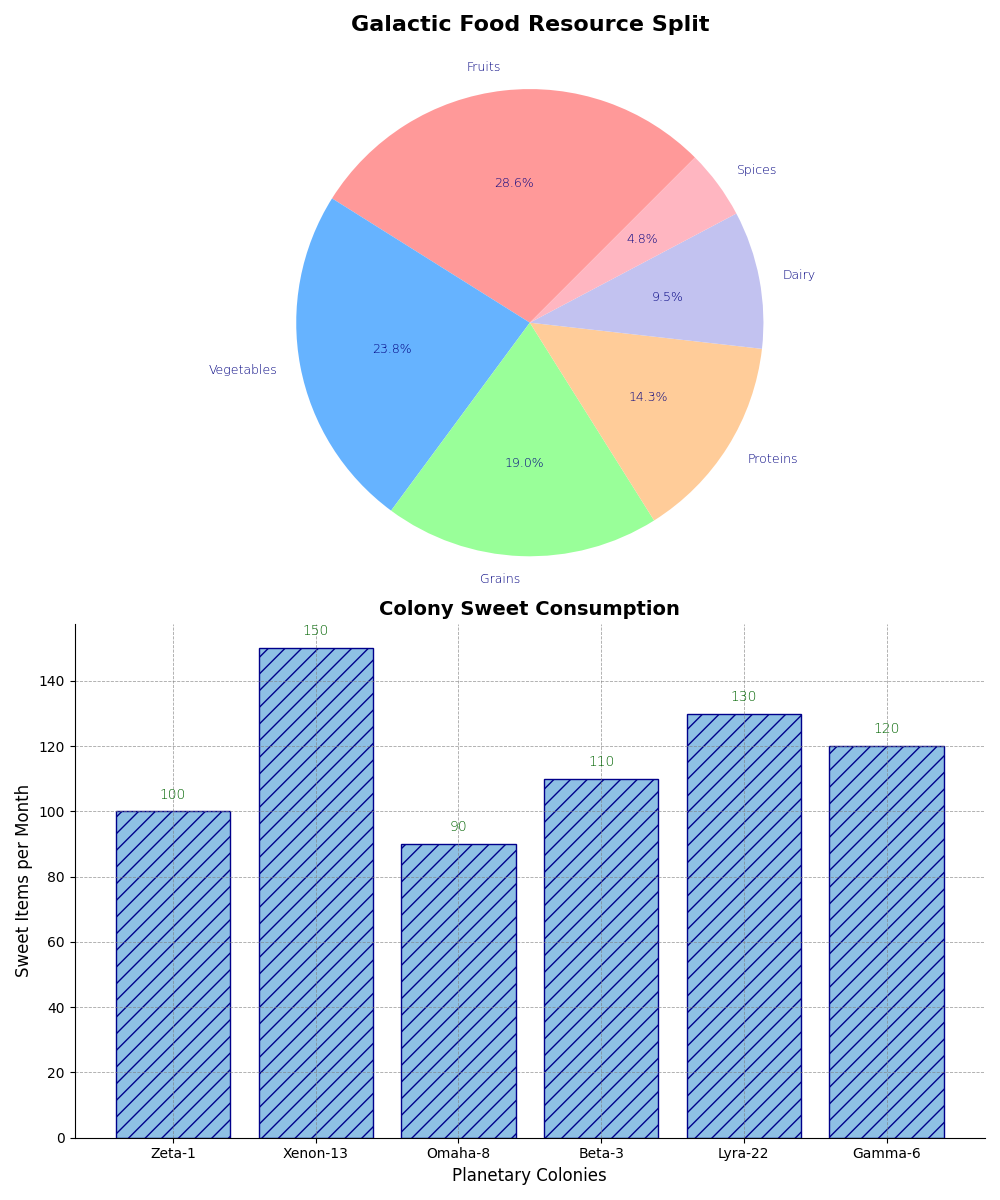

Here is the Python script that generated this plot:
import matplotlib.pyplot as plt

# Updated data with an additional food category and its production size
labels_food = ['Fruits', 'Vegetables', 'Grains', 'Proteins', 'Dairy', 'Spices']
production_sizes = [30, 25, 20, 15, 10, 5]
colors_food = ['#FF9999', '#66B3FF', '#99FF99', '#FFCC99', '#C2C2F0', '#FFB6C1']

# Added a new colony and its sweet consumption data
colonies = ["Zeta-1", "Xenon-13", "Omaha-8", "Beta-3", "Lyra-22", "Gamma-6"]
sweet_consumption = [100, 150, 90, 110, 130, 120]

fig, ax = plt.subplots(2, 1, figsize=(10, 12))

# Update the pie chart to display the extra category
ax[0].pie(
    production_sizes, 
    labels=labels_food, 
    autopct='%1.1f%%', 
    startangle=45,  
    colors=colors_food, 
    textprops=dict(color="navy", fontsize=9, weight='light')
)
ax[0].set_title('Galactic Food Resource Split', fontsize=16, fontweight='bold', pad=25)
ax[0].axis('equal')

# Update the bar chart to display the extra colony and sweet consumption
ax[1].bar(colonies, sweet_consumption, color='#8EC0E4', edgecolor='darkblue', hatch='//')
ax[1].set_title('Colony Sweet Consumption', fontsize=14, fontweight='bold')
ax[1].set_ylabel('Sweet Items per Month', fontsize=12)
ax[1].set_xlabel('Planetary Colonies', fontsize=12)

for i, value in enumerate(sweet_consumption):
    ax[1].text(i, value + 3, str(value), ha='center', va='bottom', fontweight='light', fontsize=10, color='darkgreen')

ax[1].grid(True, linestyle='--', linewidth=0.6, color='grey', alpha=0.7)
ax[1].spines['top'].set_visible(False)
ax[1].spines['right'].set_visible(False)

plt.tight_layout()
plt.show()
